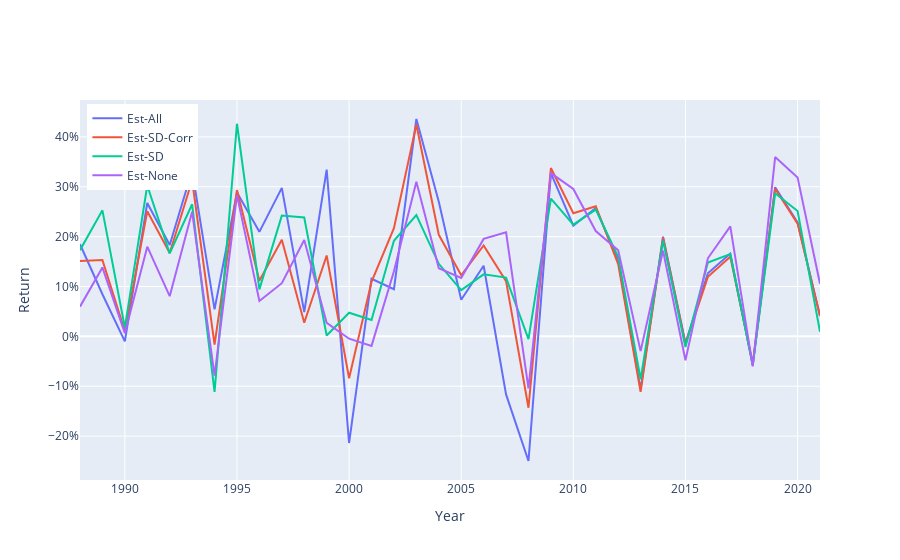

Here is the notebook cell this chart was saved with:
### Code cell
# Plot the time-series of returns and portfolio weights.
for asset in asset_list:
    df['wgt'+asset + '_ew'] = 1/n
label_dict = {'true': 'theoretical optimal weights', 
            'ew': 'equal weights',
            'est_all': 'estimate all inputs',
            'est_cov': 'estimate covariance matrix only',
            'est_sds': 'estimate standard deviations only'}

xaxis_label_dict = {'true': 'theoretical optimal weights', 
            'ew': 'Est-None',
            'est_all': 'Est-All',
            'est_cov': 'Est-SD-Corr',
            'est_sds': 'Est-SD'}           

fig = go.Figure()
for model in ['est_all', 'est_cov', 'est_sds', 'ew']:
    string =  "Strategy: " + label_dict[model] +" <br>"
    string += "Year: %{x:4.0f}<br>"
    string += "Return: %{y:0.1%}<br>"
    string += "Weight in Risky Portfolio: %{customdata[0]: 0.1%} <br>"
    string += "Risky Portfolio Weights:<br>"
    string += "  "+ risky[0] +": %{customdata[1]: 0.1%} <br>"
    string += "  "+ risky[1] +": %{customdata[2]: 0.1%} <br>"
    string += "  "+ risky[2] +": %{customdata[3]: 0.1%} <br>"
    string += "  "+ risky[3] +": %{customdata[4]: 0.1%} <br>"
    string += "<extra></extra>"

    wgt_list = ['wgt_cal_'+ model] + ['wgt'+asset + "_" + model for asset in asset_list]
    trace=go.Scatter(x=df['year'], y=df['raver_portret_'+model], customdata=df[wgt_list], hovertemplate=string, name = xaxis_label_dict[model])
    fig.add_trace(trace)
fig.layout.yaxis["title"] = "Return"
fig.layout.xaxis["title"] = "Year"
fig.update_yaxes(tickformat=".0%")
fig.update_layout(legend=dict(yanchor="top", y =0.99, xanchor="left", x=0.01))
fig.update_xaxes(range=[df['year'].iloc[window], df.year.max()])
fig.show()

### Figure 1 — Plotly figure (JSON) as saved in the notebook; plotly's stock layout.template omitted (floating-point values rounded to 4 significant figures; data arrays with more than 128 entries replaced by an {"elided": "..."} marker saying what was removed)
{"data": [{"customdata": {"elided": "54x5 float values"}, "hovertemplate": "Strategy: estimate all inputs <br>Year: %{x:4.0f}<br>Return: %{y:0.1%}<br>Weight in Risky Portfolio: %{customdata[0]: 0.1%} <br>Risky Portfolio Weights:<br>  S&P 500: %{customdata[1]: 0.1%} <br>  Gold: %{customdata[2]: 0.1%} <br>  Corporates: %{customdata[3]: 0.1%} <br>  Treasuries: %{customdata[4]: 0.1%} <br><extra></extra>", "name": "Est-All", "type": "scatter", "x": [1968, 1969, 1970, 1971, 1972, 1973, 1974, 1975, 1976, 1977, 1978, 1979, 1980, 1981, 1982, 1983, 1984, 1985, 1986, 1987, 1988, 1989, 1990, 1991, 1992, 1993, 1994, 1995, 1996, 1997, 1998, 1999, 2000, 2001, 2002, 2003, 2004, 2005, 2006, 2007, 2008, 2009, 2010, 2011, 2012, 2013, 2014, 2015, 2016, 2017, 2018, 2019, 2020, 2021], "y": [null, null, null, null, null, null, null, null, null, null, null, null, null, null, null, null, null, null, null, null, 0.1849, 0.08448, -0.01001, 0.2675, 0.1832, 0.3325, 0.05421, 0.2883, 0.2096, 0.2978, 0.04859, 0.3344, -0.2139, 0.1154, 0.09463, 0.4359, 0.27, 0.07357, 0.1417, -0.1164, -0.25, 0.3273, 0.222, 0.2574, 0.1518, -0.1062, 0.2001, -0.01323, 0.1265, 0.1661, -0.05736, 0.2991, 0.2285, 0.04094]}, {"customdata": {"elided": "54x5 float values"}, "hovertemplate": "Strategy: estimate covariance matrix only <br>Year: %{x:4.0f}<br>Return: %{y:0.1%}<br>Weight in Risky Portfolio: %{customdata[0]: 0.1%} <br>Risky Portfolio Weights:<br>  S&P 500: %{customdata[1]: 0.1%} <br>  Gold: %{customdata[2]: 0.1%} <br>  Corporates: %{customdata[3]: 0.1%} <br>  Treasuries: %{customdata[4]: 0.1%} <br><extra></extra>", "name": "Est-SD-Corr", "type": "scatter", "x": [1968, 1969, 1970, 1971, 1972, 1973, 1974, 1975, 1976, 1977, 1978, 1979, 1980, 1981, 1982, 1983, 1984, 1985, 1986, 1987, 1988, 1989, 1990, 1991, 1992, 1993, 1994, 1995, 1996, 1997, 1998, 1999, 2000, 2001, 2002, 2003, 2004, 2005, 2006, 2007, 2008, 2009, 2010, 2011, 2012, 2013, 2014, 2015, 2016, 2017, 2018, 2019, 2020, 2021], "y": [null, null, null, null, null, null, null, null, null, null, null, null, null, null, null, null, null, null, null, null, 0.1511, 0.1531, 0.01053, 0.2508, 0.1672, 0.3131, -0.01665, 0.2934, 0.1113, 0.1939, 0.02737, 0.1621, -0.08402, 0.1094, 0.217, 0.4248, 0.2037, 0.1225, 0.1823, 0.1108, -0.1432, 0.3376, 0.247, 0.261, 0.1449, -0.1112, 0.1977, -0.01512, 0.1194, 0.1598, -0.05452, 0.2962, 0.2261, 0.041]}, {"customdata": {"elided": "54x5 float values"}, "hovertemplate": "Strategy: estimate standard deviations only <br>Year: %{x:4.0f}<br>Return: %{y:0.1%}<br>Weight in Risky Portfolio: %{customdata[0]: 0.1%} <br>Risky Portfolio Weights:<br>  S&P 500: %{customdata[1]: 0.1%} <br>  Gold: %{customdata[2]: 0.1%} <br>  Corporates: %{customdata[3]: 0.1%} <br>  Treasuries: %{customdata[4]: 0.1%} <br><extra></extra>", "name": "Est-SD", "type": "scatter", "x": [1968, 1969, 1970, 1971, 1972, 1973, 1974, 1975, 1976, 1977, 1978, 1979, 1980, 1981, 1982, 1983, 1984, 1985, 1986, 1987, 1988, 1989, 1990, 1991, 1992, 1993, 1994, 1995, 1996, 1997, 1998, 1999, 2000, 2001, 2002, 2003, 2004, 2005, 2006, 2007, 2008, 2009, 2010, 2011, 2012, 2013, 2014, 2015, 2016, 2017, 2018, 2019, 2020, 2021], "y": [null, null, null, null, null, null, null, null, null, null, null, null, null, null, null, null, null, null, null, null, 0.1729, 0.2528, 0.01767, 0.3026, 0.1663, 0.2649, -0.1112, 0.4264, 0.0943, 0.2422, 0.2383, 0.001769, 0.0474, 0.03295, 0.1917, 0.2434, 0.1455, 0.09287, 0.1244, 0.1179, -0.005475, 0.2763, 0.2242, 0.2543, 0.1598, -0.08599, 0.192, -0.02144, 0.148, 0.1648, -0.05817, 0.287, 0.2513, 0.009126]}, {"customdata": {"elided": "54x5 float values"}, "hovertemplate": "Strategy: equal weights <br>Year: %{x:4.0f}<br>Return: %{y:0.1%}<br>Weight in Risky Portfolio: %{customdata[0]: 0.1%} <br>Risky Portfolio Weights:<br>  S&P 500: %{customdata[1]: 0.1%} <br>  Gold: %{customdata[2]: 0.1%} <br>  Corporates: %{customdata[3]: 0.1%} <br>  Treasuries: %{customdata[4]: 0.1%} <br><extra></extra>", "name": "Est-None", "type": "scatter", "x": [1968, 1969, 1970, 1971, 1972, 1973, 1974, 1975, 1976, 1977, 1978, 1979, 1980, 1981, 1982, 1983, 1984, 1985, 1986, 1987, 1988, 1989, 1990, 1991, 1992, 1993, 1994, 1995, 1996, 1997, 1998, 1999, 2000, 2001, 2002, 2003, 2004, 2005, 2006, 2007, 2008, 2009, 2010, 2011, 2012, 2013, 2014, 2015, 2016, 2017, 2018, 2019, 2020, 2021], "y": [null, null, null, null, null, null, null, null, null, null, null, null, null, null, null, null, null, null, null, null, 0.05962, 0.1383, 0.006443, 0.1799, 0.08063, 0.2499, -0.0787, 0.2832, 0.07077, 0.1067, 0.1934, 0.02715, -0.004689, -0.01912, 0.1304, 0.3099, 0.1368, 0.1172, 0.1954, 0.2086, -0.1042, 0.3274, 0.2955, 0.2113, 0.1725, -0.02963, 0.172, -0.04782, 0.1566, 0.2206, -0.06015, 0.3595, 0.3188, 0.1056]}], "layout": {"legend": {"x": 0.01, "xanchor": "left", "y": 0.99, "yanchor": "top"}, "xaxis": {"range": [1988, 2021], "title": {"text": "Year"}}, "yaxis": {"tickformat": ".0%", "title": {"text": "Return"}}}}
